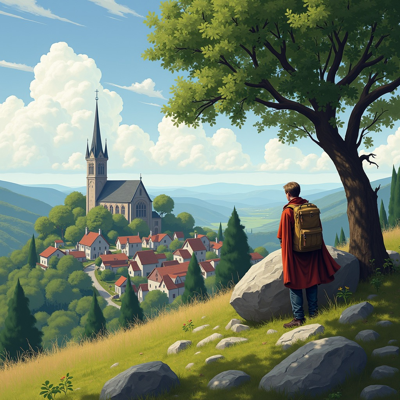
#> input picture hf-papers-reporter/images/2601.20354_img_0.png, 400 x 400 px; its folder holds only this picture in this run
$ python filter_images.py
#> lines starting #> are read from the running program, lines starting #| are printed output that depends on the picture
#!/usr/bin/env python3
"""
Smart image filtering for paper figures
"""

import numpy as np
from PIL import Image
from pathlib import Path
import sys

WORK_DIR = Path(__file__).parent.parent
IMAGE_DIR = WORK_DIR / "images"

# Filtering parameters
MIN_WIDTH = 150
MIN_HEIGHT = 100
MAX_WIDTH = 2000
MAX_HEIGHT = 1500
MIN_CONTENT_RATIO = 0.05

def is_likely_figure(img_path):
    """
    Determine if an image is likely a paper figure (not icon/header)

    Returns: (is_valid, reason)
    """
    try:
        img = Image.open(img_path)
#> img is the input picture: PIL image 400x400 RGB; mean R, G, B 115.7, 129.9, 112.2
        width, height = img.size
#> width = 400; height = 400

        # Size checks
        if width < MIN_WIDTH or height < MIN_HEIGHT:
            return False, f"Too small ({width}x{height})"

        if width > MAX_WIDTH or height > MAX_HEIGHT:
            return False, f"Too large ({width}x{height})"

        # Content analysis
        img_array = np.array(img)
        if len(img_array.shape) == 3:
            gray = np.mean(img_array, axis=2)
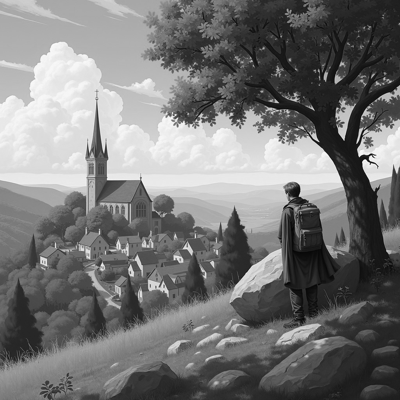
#> gray: shape (400, 400) float64; min 3, max 254.3, mean 119.3
        else:
            gray = img_array

        # Calculate content ratio (non-white/black pixels)
        total_pixels = gray.size
#> total_pixels = 160000
        non_blank = np.sum((gray < 250) & (gray > 10))
#> non_blank = 159875
        content_ratio = non_blank / total_pixels
#> content_ratio = 0.999

        if content_ratio < MIN_CONTENT_RATIO:
            return False, f"Too little content ({content_ratio:.1%})"

        # Color diversity check (filter monochrome headers)
        if len(img_array.shape) == 3:
            small = img.resize((50, 50))
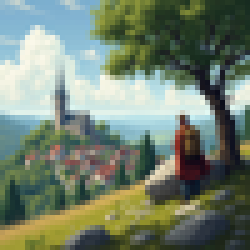
#> small: PIL image 50x50 RGB (shown 5 times larger); mean R, G, B 115.7, 129.9, 112.2
            small_array = np.array(small)
            unique_colors = len(np.unique(small_array.reshape(-1, 3), axis=0))
#> unique_colors = 2345
            color_ratio = unique_colors / (50 * 50)
#> color_ratio = 0.938

            if color_ratio < 0.05 and content_ratio < 0.3:
                return False, "Too few colors (likely icon)"

        return True, "Valid figure"

    except Exception as e:
        return False, f"Error: {e}"

def filter_images():
    """Filter all images in the images directory"""
    print("🖼️  Image Filter")
    print("=" * 50)

    if not IMAGE_DIR.exists():
        print(f"Images directory not found: {IMAGE_DIR}")
        return

    images = list(IMAGE_DIR.glob("*.png")) + list(IMAGE_DIR.glob("*.jpg"))

    valid_count = 0
    filtered_count = 0

    for img_path in images:
        is_valid, reason = is_likely_figure(img_path)
        status = "✓" if is_valid else "✗"
        print(f"{status} {img_path.name}: {reason}")

        if is_valid:
            valid_count += 1
        else:
            filtered_count += 1
            # Optionally rename filtered images
            # img_path.rename(img_path.with_suffix('.filtered.png'))

    print(f"\n📊 Results:")
    print(f"  Valid figures: {valid_count}")
    print(f"  Filtered out: {filtered_count}")
    print(f"  Total: {len(images)}")

if __name__ == "__main__":
    filter_images()

$ run again, on hf-papers-reporter/images/2601.20354_img_4.png
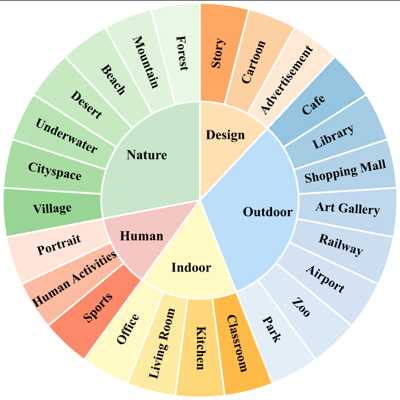
#> input picture hf-papers-reporter/images/2601.20354_img_4.png, 400 x 400 px
#> in is_likely_figure, img is the input picture: PIL image 400x400 RGB; mean R, G, B 221.4, 222.7, 206.4
#> in is_likely_figure, `gray = np.mean(img_array, axis=2)`:
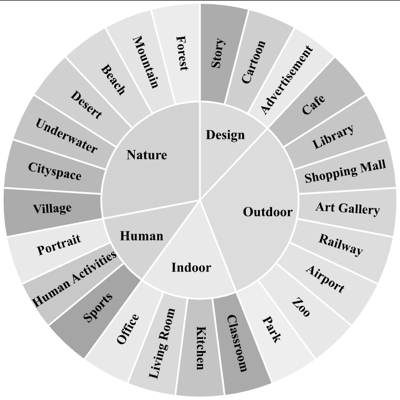
#> gray: shape (400, 400) float64; min 0, max 255, mean 216.8
#> non_blank = 117298
#> content_ratio = 0.733
#> in is_likely_figure, `small = img.resize((50, 50))`:
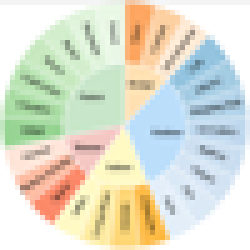
#> small: PIL image 50x50 RGB (shown 5 times larger); mean R, G, B 221.2, 222.7, 206.4
#> unique_colors = 1508
#> color_ratio = 0.603

$ run again, on hf-papers-reporter/images/2601.20354_img_5.png
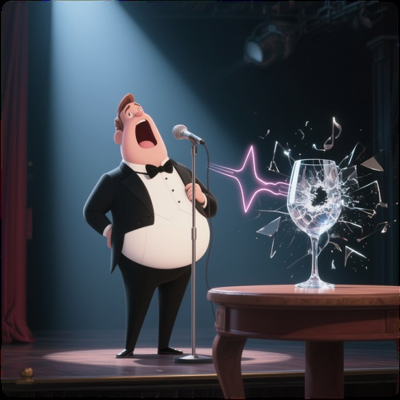
#> input picture hf-papers-reporter/images/2601.20354_img_5.png, 400 x 400 px
#> in is_likely_figure, img is the input picture: PIL image 400x400 RGB; mean R, G, B 59.7, 64.2, 73.2
#> in is_likely_figure, `gray = np.mean(img_array, axis=2)`:
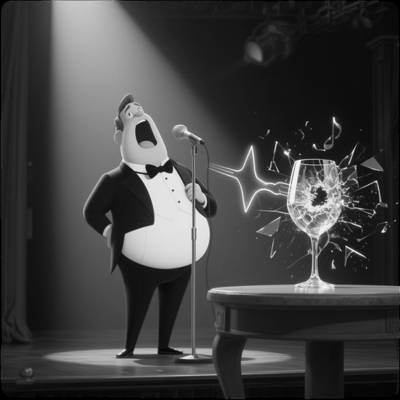
#> gray: shape (400, 400) float64; min 0, max 249, mean 65.7
#> non_blank = 156236
#> content_ratio = 0.976
#> in is_likely_figure, `small = img.resize((50, 50))`:
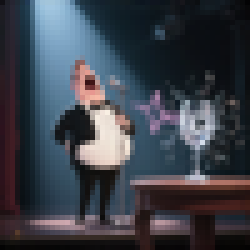
#> small: PIL image 50x50 RGB (shown 5 times larger); mean R, G, B 59.8, 64.3, 73.3
#> unique_colors = 2050
#> color_ratio = 0.82

$ run again, on hf-papers-reporter/images/2601.20354_img_6.png
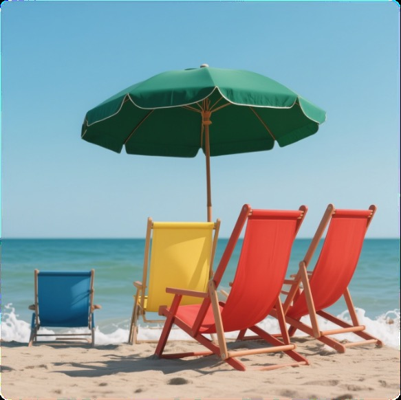
#> input picture hf-papers-reporter/images/2601.20354_img_6.png, 401 x 400 px
#> in is_likely_figure, img is the input picture: PIL image 401x400 RGB; mean R, G, B 142.3, 158, 159.7
#> in is_likely_figure, `gray = np.mean(img_array, axis=2)`:
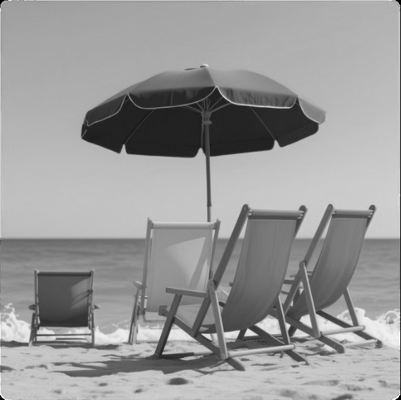
#> gray: shape (400, 401) float64; min 0, max 255, mean 153.3
#> non_blank = 160342
#> content_ratio = 1
#> in is_likely_figure, `small = img.resize((50, 50))`:
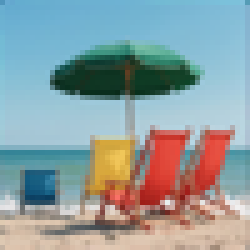
#> small: PIL image 50x50 RGB (shown 5 times larger); mean R, G, B 142.4, 158.1, 159.8
#> unique_colors = 1995
#> color_ratio = 0.798
